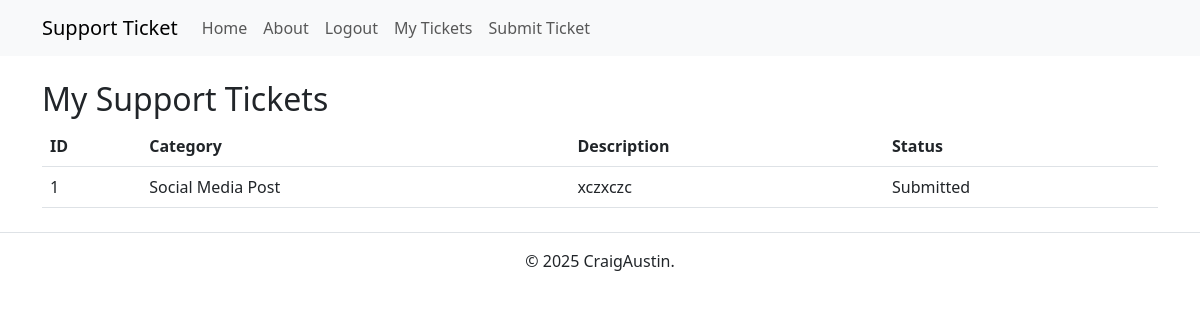
Page /tickets (signed in) on the earlier database version.
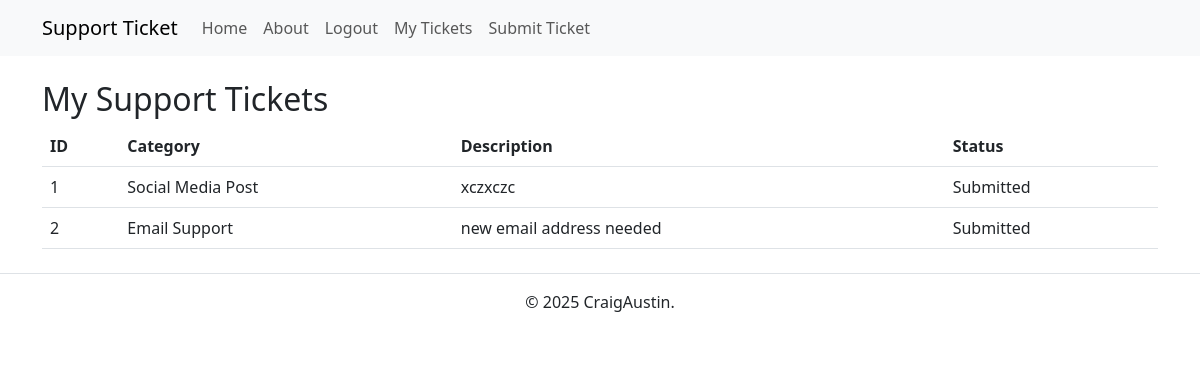
Same page on the later database version.
### app.py (models this page shows)
class Ticket(db.Model):
    id = db.Column(db.Integer, primary_key=True)
    user_id = db.Column(db.Integer, db.ForeignKey('user.id'), nullable=False)
    category = db.Column(db.String(100), nullable=False)
    description = db.Column(db.Text, nullable=False)
    status = db.Column(db.String(20), default='Submitted')
    user = db.relationship('User', backref=db.backref('tickets', lazy=True))

### app.py (the view)
@app.route('/tickets')
@login_required
def view_tickets():
    if current_user.is_authenticated:
        user_tickets = Ticket.query.filter_by(user_id=current_user.id).all()
        return render_template('tickets.html', tickets=user_tickets)

### app.py (called while the page is built)
@login_manager.user_loader
def load_user(user_id):
    return User.query.get(int(user_id))

### templates/tickets.html (shortened to what this page needs)
{% extends 'base.html' %}
{% block content %}
<h2>My Support Tickets</h2>
{% if tickets %}
<table class="table">
    <thead>
        <tr>
            <th>ID</th>
            <th>Category</th>
            <th>Description</th>
            <th>Status</th>
        </tr>
    </thead>
    <tbody>
        {% for ticket in tickets %}
        <tr>
            <td>{{ ticket.id }}</td>
            <td>{{ ticket.category }}</td>
            <td>{{ ticket.description }}</td>
            <td>{{ ticket.status }}</td>
        </tr>
        {% endfor %}
    </tbody>
</table>
{% else %}
<p>You have no submitted tickets.</p>
{% endif %}
{% endblock %}

### templates/base.html (shortened to what this page needs)
<!DOCTYPE html>
<html lang="en">
<head>
    <link rel="stylesheet" href="{{ url_for('static', filename='styles.css') }}">
    <link href="https://cdn.jsdelivr.net/npm/bootstrap@5.3.0/dist/css/bootstrap.min.css" rel="stylesheet">
</head>
<body>
    <nav class="navbar navbar-expand-lg navbar-light bg-light">
        <div class="container">
            <a class="navbar-brand" href="{{ url_for('index') }}">Support Ticket</a>
            <div class="collapse navbar-collapse" id="navbarNav">
                <ul class="navbar-nav">
                    <li class="nav-item">
                        <a class="nav-link" href="{{ url_for('index') }}">Home</a>
                    </li>
                    <li class="nav-item">
                        <a class="nav-link" href="{{ url_for('about') }}">About</a>
                    </li>
                    {% if current_user.is_authenticated %}
                    <li class="nav-item">
                        <a class="nav-link" href="{{ url_for('logout') }}">Logout</a>
                    </li>
                    <li class="nav-item">
                        <a class="nav-link" href="{{ url_for('view_tickets') }}">My Tickets</a>
                    </li>
                    <li class="nav-item">
                        <a class="nav-link" href="{{ url_for('submit_ticket') }}">Submit Ticket</a>
                    </li>
                    {% endif %}
                </ul>
            </div>
        </div>
    </nav>
    <div class="container mt-4">
        {% block content %}{% endblock %}
    </div>
    <footer class="text-center mt-4 py-3 border-top">
        <p>&copy; 2025 CraigAustin.</p>
    </footer>
</body>
</html>

### static/styles.css (style rules this page uses)
*, *::before, *::after { box-sizing: border-box; }
* { margin: 0; }
body { line-height: 1.5; -webkit-font-smoothing: antialiased; }
p, h1, h2, h3, h4, h5, h6 { overflow-wrap: break-word; }
p { text-wrap: pretty; }
h1, h2, h3, h4, h5, h6 { text-wrap: balance; }

Differences in the rows shown:
added Ticket: id "2", category "Email Support", description "new email address needed", status "Submitted"
